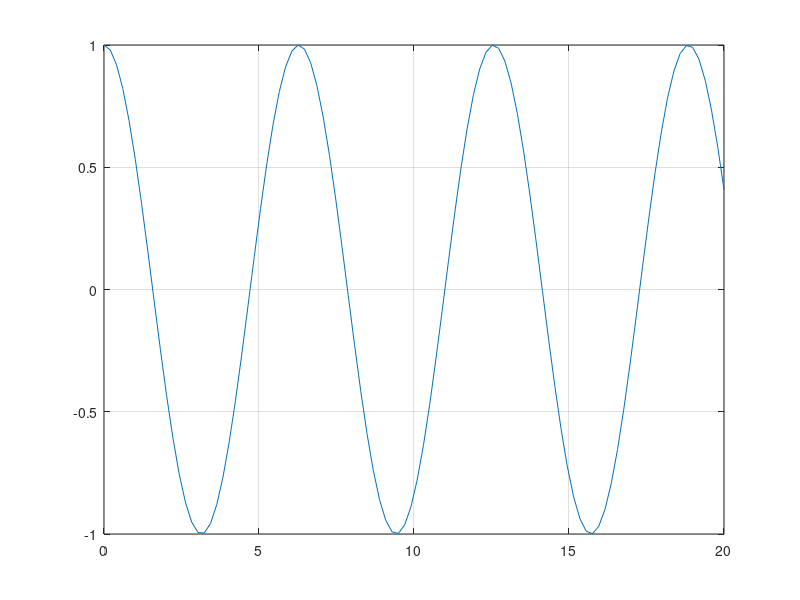

Reproduce this figure in MATLAB.
%=============================================================================
% Copyright (c) 2016-present Allan CORNET (Nelson)
%=============================================================================
% This file is part of the Nelson.
%=============================================================================
% LICENCE_BLOCK_BEGIN
% SPDX-License-Identifier: LGPL-3.0-or-later
% LICENCE_BLOCK_END
%=============================================================================
% <--ADV-CLI MODE-->
%=============================================================================
f = figure();
x = linspace(0, 20);
y = cos(x);
plot(x, y)
grid on
%=============================================================================
